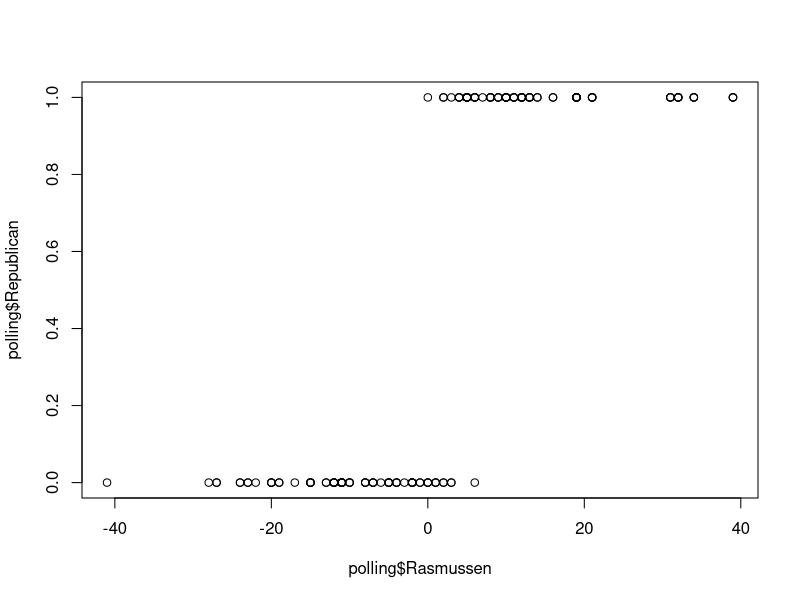
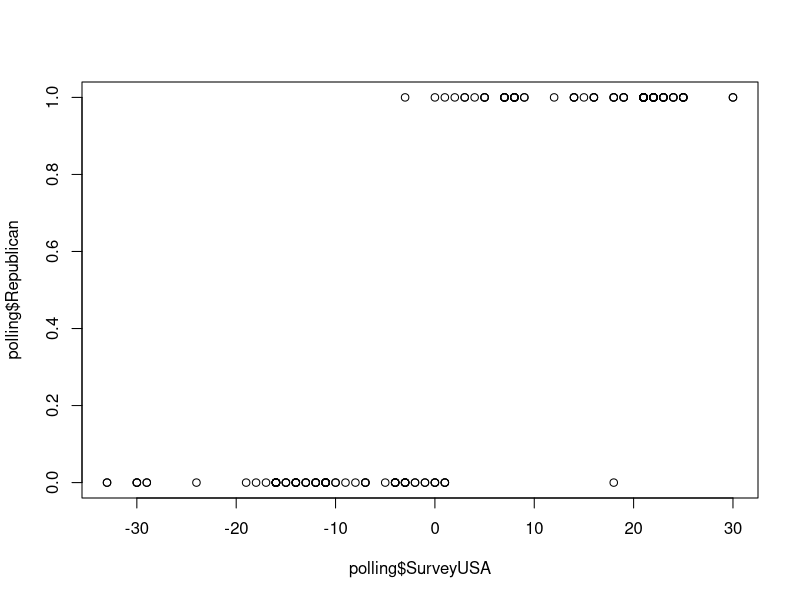
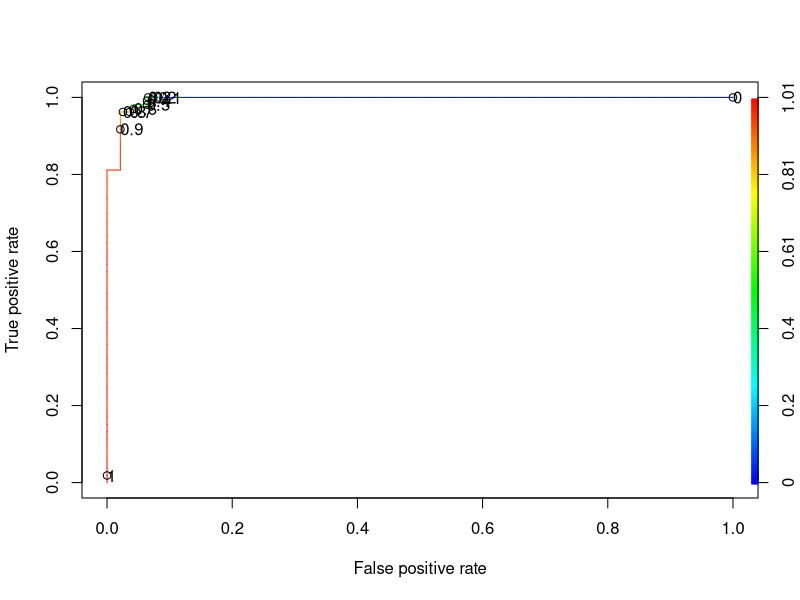

These figures' R source, in order:
setwd("C:/Users/DELL/Desktop/ISSMTECHASSIGNMENTS/Kaggle/US Presidental Poll/")
polling=read.csv("PollingData.csv")
str(polling)
# Rasmussen survey = polled R% - polled D% i.e., diff in % of voters who would vote for R and D during polls
# SurveyUSA is also similar to Rasmussen survey
# Diffcount = Polls with R winner - Polls with D winner
# propR = Polls with R winner / Total number of polls

table(polling$Year)
# Wee see that all 50 states were polled in 2004 and 2008, but 5 states were left out in 2012
# as pollsters were confident of the result in these 5 states, without conducting any polls

summary(polling)
# we notice that 46 and 71 missing values of Rasmussen and SurveyUSA values
# We can handle missing values by removing column or observation but thats not ideal here as it amounts to removing 50% data

# We observe that if propR is close to 1 then the SurveyUSA/Rasmussen is positive as Republican seem to winning
# similarly if propR is close to 0 then SurveyUSA/Rasmussen is negative as Democrats seem to winning
# thus we will use propR to fill NA's , this is called Multiple imputaion (Fill missing value based on non-missing value)
# also, if one survey reports the value to be very negative chances are that other survey value will also be negative

# We will use multiple imputaion by chained equations using mice package
# install.packages("mice")
library(mice)
# we create a new df but without the output/target variable and only having columns which are useful
simple_df=polling[c("Rasmussen","SurveyUSA","PropR","DiffCount")]
set.seed(144)
imputed=complete(mice(simple_df))
summary(imputed)
# we see that 5 rounds of imputations are carried out and the missing values are completed/filled

# now we replace the imputed values into original polling dataframe
polling$Rasmussen=imputed$Rasmussen
polling$SurveyUSA=imputed$SurveyUSA
summary(polling)

# split the dataset, train on 2004 and 2008 and test on 2012 data
train=subset(polling,Year<2012)
test=subset(polling,Year==2012)

table(train$Republican)
# Wee see that Republicans have won more states, thus the baseline model will be always Republican winning the poll
# This baseline model will have accuracy of 53%
plot(polling$Rasmussen,polling$Republican)
plot(polling$SurveyUSA,polling$Republican)
# we see tha both the survey are good predictors
# thus we can caluclate a more smart baseline model which reads the survey data to predict the winner
# if the survey is positive then winner is republican else the winner is democrat
# we now use sign function on these surveys to predict outcome
smart_baseline=sign(train$Rasmussen)
table(smart_baseline)
table(train$Republican)
table(smart_baseline,train$Republican)
# we see that the accuracy of this smart baseline model is 42+52/100=94% which is far better that naive baseline model
# We will compare this model with the logistic regression model

cor(train[,-1])
# we see that there is multi-collinearity in the dataset
# Survey variables and propR are highly correlated to each other
# propR is most correlated with the target variable Republican, ,thus we choose this variable to predict the target
model1=glm(formula = Republican~PropR,family = "binomial",data = train)
summary(model1)
# Predict output in training set
predict1=predict(object = model1,type="response")
# we set thereshold of 0.5
table(train$Republican,predict1>0.5)
# the accurcy of the model 96% (better than the smart baseline model)
# we seek to improve this accuracy b by adding more variables which are highly correlated with target but
# low correlation with each other
# Rasmussen survey and diff count seem to those variables (SurveyUSA and diffcount are also good)
model2=glm(formula = Republican~SurveyUSA+DiffCount,family = "binomial",data = train)
summary(model2)
predict2=predict(object = model2,type="response")
table(train$Republican,predict2>0.5)

library(ROCR)
predictionTrain=prediction(predictions = predict2,labels = train$Republican)
performanceTrain=performance(prediction.obj = predictionTrain,"tpr","fpr")
plot(performanceTrain,colorize=TRUE,print.cutoffs.at=seq(0,1,0.1),text.adj=0)
as.numeric(performance(prediction.obj = predictionTrain,"auc")@"y.values")


# The model accuracy has further improved to 97% and AUC is 99.7%, we see that there is some diasdvantages of the model
# Though the coeffiecnts are positive and AIC is less as expected the significance of variables for making the 
# prediction is very less

# We will compare which model performs better on the 2012 polls and choose appropriate model

# First we use smart baseline model on test set
table(test$Republican,sign(test$Rasmussen))
# accuracy of smart baseline model is 29/45=64.4%

# Next, we use model 1 on test set
predictTest1=predict(object = model1,newdata = test,type = "response")
table(test$Republican,predictTest1>0.5)
# Accuracy of this model is 97.9778%

# Next, we use model 2 on test set
predictTest2=predict(object = model2,newdata = test,type = "response")
table(test$Republican,predictTest2>0.5)
# Accuracy of this model is 97.9778%



# We see the observation where our model failed, where we predicted Republican would win but a Democrat won
subset(test,predictTest2>0.5 & Republican==0)
# This was the state of florida which is swing state as it frequently changes its parrty loyalty !!
